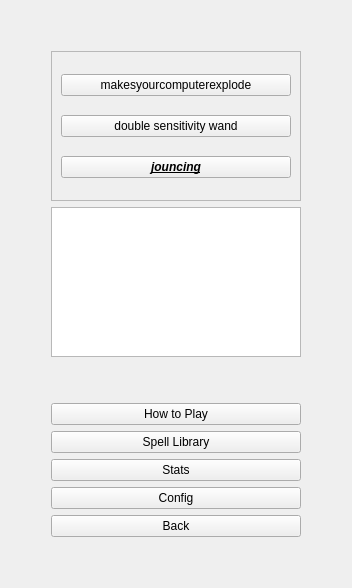
     <widget class="QWidget" name="page_4">
      <property name="layoutDirection">
       <enum>Qt::LeftToRight</enum>
      </property>
      <layout class="QVBoxLayout" name="verticalLayout_8">
       <item>
        <layout class="QGridLayout" name="gridLayout">
         <property name="sizeConstraint">
          <enum>QLayout::SetFixedSize</enum>
         </property>
         <item row="0" column="0">
          <spacer name="verticalSpacer_6">
           <property name="orientation">
            <enum>Qt::Vertical</enum>
           </property>
           <property name="sizeHint" stdset="0">
            <size>
             <width>20</width>
             <height>40</height>
            </size>
           </property>
          </spacer>
         </item>
         <item row="2" column="0">
          <layout class="QHBoxLayout" name="horizontalLayout_8">
           <item>
            <spacer name="horizontalSpacer_10">
             <property name="orientation">
              <enum>Qt::Horizontal</enum>
             </property>
             <property name="sizeHint" stdset="0">
              <size>
               <width>40</width>
               <height>20</height>
              </size>
             </property>
            </spacer>
           </item>
           <item>
            <layout class="QVBoxLayout" name="verticalLayout_7">
             <property name="sizeConstraint">
              <enum>QLayout::SetFixedSize</enum>
             </property>
             <item>
              <widget class="QFrame" name="configFrame">
               <property name="minimumSize">
                <size>
                 <width>250</width>
                 <height>150</height>
                </size>
               </property>
               <property name="maximumSize">
                <size>
                 <width>16777215</width>
                 <height>150</height>
                </size>
               </property>
               <property name="frameShape">
                <enum>QFrame::StyledPanel</enum>
               </property>
               <property name="frameShadow">
                <enum>QFrame::Raised</enum>
               </property>
               <layout class="QVBoxLayout" name="verticalLayout_10">
                <property name="sizeConstraint">
                 <enum>QLayout::SetDefaultConstraint</enum>
                </property>
                <item>
                 <widget class="QPushButton" name="pushButton_3">
                  <property name="text">
                   <string>makesyourcomputerexplode</string>
                  </property>
                 </widget>
                </item>
                <item>
                 <widget class="QPushButton" name="pushButton_2">
                  <property name="text">
                   <string>double sensitivity wand</string>
                  </property>
                 </widget>
                </item>
                <item>
                 <widget class="QPushButton" name="pushButton">
                  <property name="font">
                   <font>
                    <italic>true</italic>
                    <bold>true</bold>
                    <underline>true</underline>
                   </font>
                  </property>
                  <property name="text">
                   <string>jouncing</string>
                  </property>
                 </widget>
                </item>
               </layout>
              </widget>
             </item>
             <item>
              <widget class="QTextBrowser" name="settingsBrowser">
               <property name="sizePolicy">
                <sizepolicy hsizetype="Fixed" vsizetype="Fixed">
                 <horstretch>0</horstretch>
                 <verstretch>0</verstretch>
                </sizepolicy>
               </property>
               <property name="minimumSize">
                <size>
                 <width>250</width>
                 <height>150</height>
                </size>
               </property>
               <property name="maximumSize">
                <size>
                 <width>250</width>
                 <height>150</height>
                </size>
               </property>
              </widget>
             </item>
             <item>
              <spacer name="verticalSpacer_4">
               <property name="orientation">
                <enum>Qt::Vertical</enum>
               </property>
               <property name="sizeHint" stdset="0">
                <size>
                 <width>20</width>
                 <height>40</height>
                </size>
               </property>
              </spacer>
             </item>
             <item>
              <layout class="QVBoxLayout" name="verticalLayout_6">
               <property name="sizeConstraint">
                <enum>QLayout::SetFixedSize</enum>
               </property>
               <item>
                <widget class="QPushButton" name="howtoButton">
                 <property name="text">
                  <string>How to Play</string>
                 </property>
                </widget>
               </item>
               <item>
                <widget class="QPushButton" name="spellLibButton">
                 <property name="text">
                  <string>Spell Library</string>
                 </property>
                </widget>
               </item>
               <item>
                <widget class="QPushButton" name="statsButton">
                 <property name="enabled">
                  <bool>true</bool>
                 </property>
                 <property name="text">
                  <string>Stats</string>
                 </property>
                </widget>
               </item>
               <item>
                <widget class="QPushButton" name="configButton">
                 <property name="text">
                  <string>Config</string>
                 </property>
                </widget>
               </item>
               <item>
                <widget class="QPushButton" name="backButton_4">
                 <property name="text">
                  <string>Back</string>
                 </property>
                </widget>
               </item>
              </layout>
             </item>
            </layout>
           </item>
           <item>
            <spacer name="horizontalSpacer_9">
             <property name="orientation">
              <enum>Qt::Horizontal</enum>
             </property>
             <property name="sizeHint" stdset="0">
              <size>
               <width>40</width>
               <height>20</height>
              </size>
             </property>
            </spacer>
           </item>
          </layout>
         </item>
         <item row="3" column="0">
          <spacer name="verticalSpacer_5">
           <property name="orientation">
            <enum>Qt::Vertical</enum>
           </property>
           <property name="sizeHint" stdset="0">
            <size>
             <width>20</width>
             <height>40</height>
            </size>
           </property>
          </spacer>
         </item>
        </layout>
       </item>
      </layout>
     </widget>
